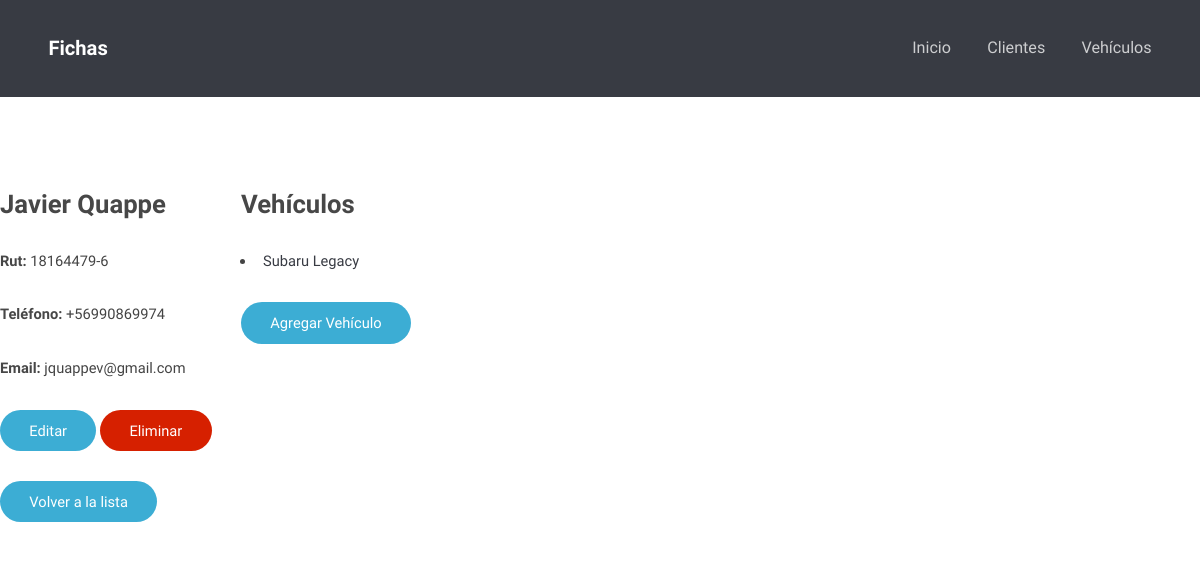
The page /fichas/clientes/1/ on the database as committed earlier.
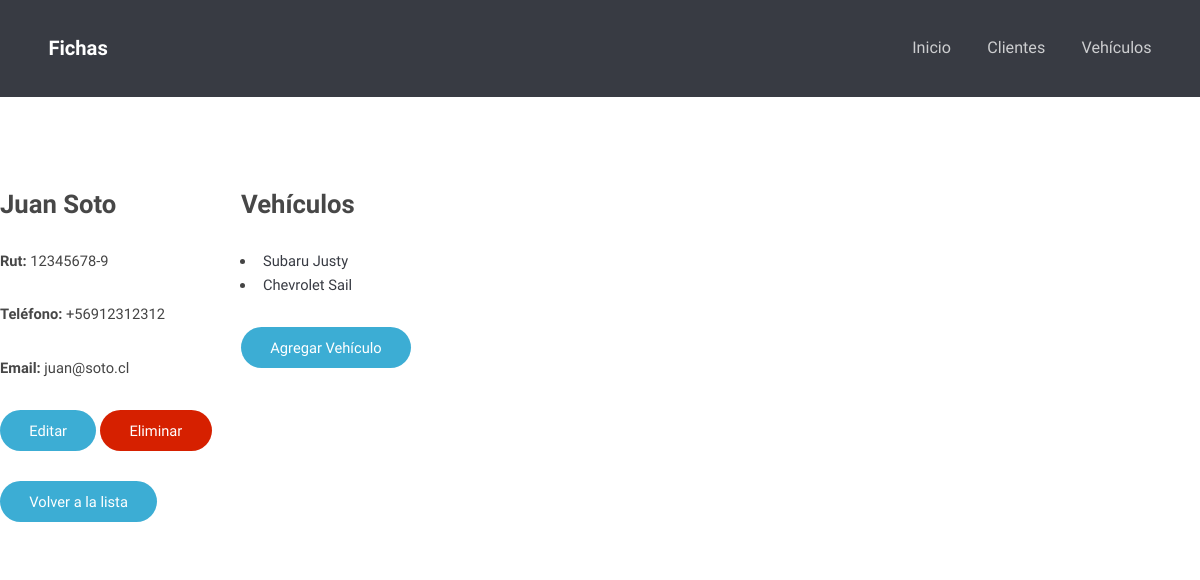
The same page on the database as committed later.
### fichas/models.py (models this page shows, shortened)
class Cliente(models.Model):
	rut			= models.CharField(max_length = 10)
	nombre		= models.CharField(max_length = 100)
	telefono	= models.CharField(max_length = 12)
	email		= models.CharField(max_length = 100, blank = True)

class Vehiculo(models.Model):
	id_cliente	= models.ForeignKey('Cliente', blank = True, null = True, on_delete = models.SET_NULL, verbose_name='Dueño')
	patente		= models.CharField(max_length = 6)
	vin 		= models.CharField(max_length = 20, blank = True, null = True)
	marca		= models.CharField(max_length = 40)
	modelo		= models.CharField(max_length = 40)
	kilometraje	= models.PositiveIntegerField()
	anyo		= models.PositiveIntegerField(null = True)
	def get_absolute_url(self):
		return reverse("fichas:vehiculo-detail", kwargs={"id": self.id})

### fichas/views.py (the view)
# urls.py: path('clientes/<int:id>/', cliente_detail_view, name='cliente-detail'),
def cliente_detail_view(request, id):
	obj = get_object_or_404(Cliente, id=id)
	vehiculos = Vehiculo.objects.all().filter(id_cliente=id)
	context = {
		"object": obj,
		"vehiculos_list": vehiculos
	}
	return render(request, "clientes/cliente_detail.html", context)

### fichas/templates/clientes/cliente_detail.html
{% extends 'fichas/base.html' %}
{% block content %}
<div class="row">
	<div class="column">
		<h2> {{ object.nombre }} </h2>
		<p> <b>Rut:</b> {{ object.rut }} </p>
		<p> <b>Teléfono:</b> {{ object.telefono }} </p>
		<p> <b>Email:</b> {{ object.email }} </p>
		<p><input type="button" onclick="location.href='./editar/';" value="Editar" /> <input type="button" class="red" onclick="location.href='./eliminar/';" value="Eliminar" /></p>
		<p><input type="button" onclick="location.href='../';" value="Volver a la lista" /></p>
	</div>
	<div class="column">
		<h2>Vehículos</h2>
		{% if vehiculos_list %}
			<ul>
			{% for instance in vehiculos_list %}
				<li>
					<a href='{{ instance.get_absolute_url }}'>{{ instance.marca }} {{ instance.modelo }}</a>
				</li>
			{% endfor %}
			</ul>
		{% else %}
			<p>Este cliente no tiene vehículos.</p>
		{% endif %}
		<p><input type="button" onclick="location.href='../../vehiculos/crear?cliente={{ object.id }}';" value="Agregar Vehículo" /></p>
	</div>
</div>
{% endblock %}

Rows that differ between the two databases and show on the page:
changed Cliente: nombre "Javier Quappe" → "Juan Soto"; rut "18164479-6" → "12345678-9"; telefono "+56990869974" → "+56912312312"; email "jquappev@gmail.com" → "juan@soto.cl"
changed Vehiculo "Subaru": modelo "Legacy" → "Justy"
now on this page (row edited): Vehiculo: marca "Chevrolet", modelo "Sail"
